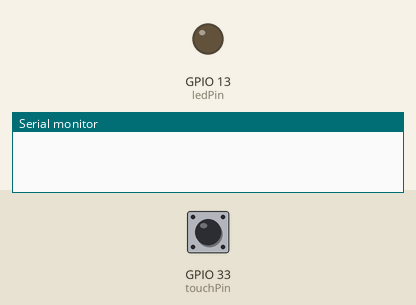
The sketch below on a simulated ESP32. Parts: output pins drawn as LEDs (lit = HIGH), the last lines printed to the serial monitor. Dashed ring = blinking. The inputs (shaded band) are chosen by the test bench; at power-on: GPIO 33 (touchPin) HIGH.

Above: at 1.2 s.
1.3 s: GPIO 33 (touchPin) pulled LOW for 1 s
At 1.42 s:
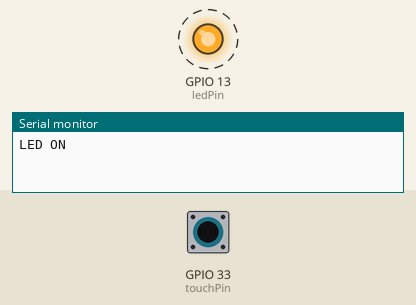
3.8 s: GPIO 33 (touchPin) pulled LOW for 0.15 s
At 4.3 s:
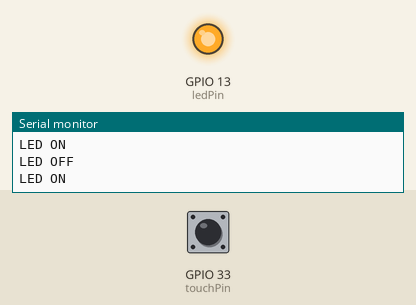
5.4 s: GPIO 33 (touchPin) pulled LOW for 3.2 s
At 9.1 s:
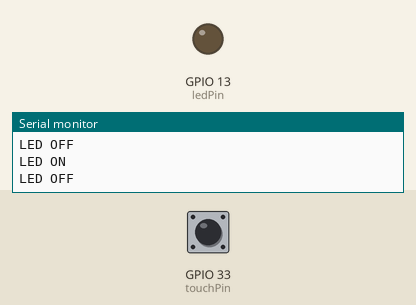
Timing chart, 0 to 10.6 s (numbered marks = the images above; inputs shaded):
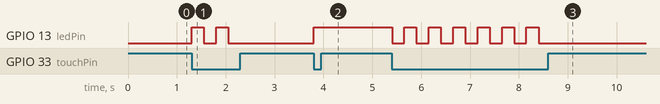

The sketch:

Asal_sentuh_BAHAYA_bisa_NYALA.ino
```cpp
const int touchPin = 33;
const int ledPin = 13;
bool ledState = false;
void setup(){
  Serial.begin(115200);
  pinMode (ledPin, OUTPUT);
  digitalWrite(ledPin, LOW);}
void loop() {
  int touchValue = touchRead(touchPin);
  if (touchValue < 40 && !ledState) {
    ledState = true;
    digitalWrite(ledPin, HIGH);
    Serial.println("LED ON");
    delay(200);
  } else if (touchValue < 40 && ledState) {
     ledState = false;
     digitalWrite(ledPin, LOW);
     Serial.println("LED OFF");
     delay(200);}
  delay(50);}
```

Measured:
- after the input at 1.3 s, GPIO 13 (ledPin): alternates HIGH for 0.25 s and LOW for 0.25 s, 4 changes in all, then stays LOW, starting at once
- after the input at 3.8 s, GPIO 13 (ledPin): LOW → HIGH at once
- after the input at 5.4 s, GPIO 13 (ledPin): alternates HIGH for 0.25 s and LOW for 0.25 s, 13 changes in all, then stays LOW, starting at once
